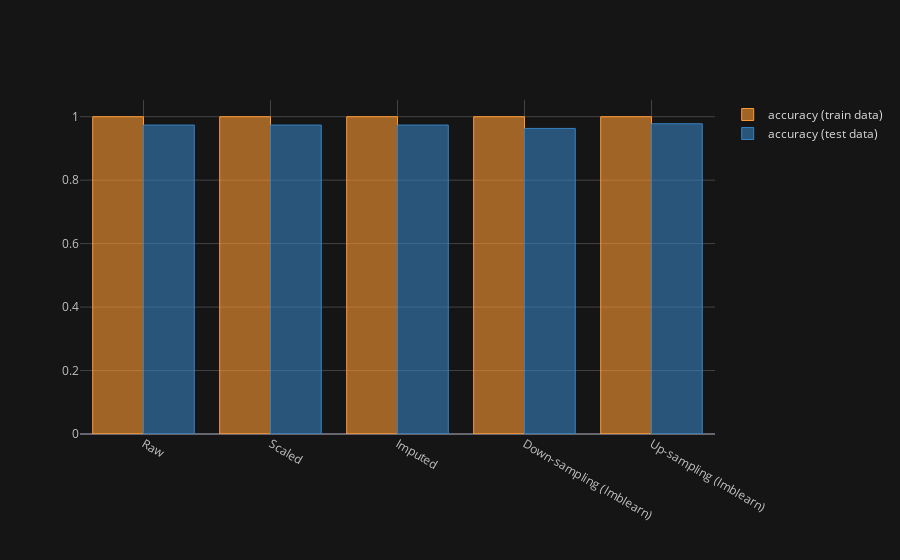

Notebook code for this chart:
### Code cell
from sklearn.tree import DecisionTreeClassifier

classifier = DecisionTreeClassifier()
compare_parameters(classifier)

### Figure 1 — Plotly figure (JSON) as saved in the notebook; plotly's stock layout.template omitted (floating-point values rounded to 4 significant figures)
{"data": [{"marker": {"color": "rgba(255, 153, 51, 0.6)", "line": {"color": "rgba(255, 153, 51, 1.0)", "width": 1}}, "name": "accuracy (train data)", "orientation": "v", "text": "", "x": ["Raw", "Scaled", "Imputed", "Down-sampling (Imblearn)", "Up-sampling (Imblearn)"], "y": [1.0, 1.0, 1.0, 1.0, 1.0], "type": "bar"}, {"marker": {"color": "rgba(55, 128, 191, 0.6)", "line": {"color": "rgba(55, 128, 191, 1.0)", "width": 1}}, "name": "accuracy (test data)", "orientation": "v", "text": "", "x": ["Raw", "Scaled", "Imputed", "Down-sampling (Imblearn)", "Up-sampling (Imblearn)"], "y": [0.9737, 0.9737, 0.9737, 0.963, 0.9778], "type": "bar"}], "layout": {"legend": {"bgcolor": "#151516", "font": {"color": "#D9D9D9"}}, "paper_bgcolor": "#151516", "plot_bgcolor": "#151516", "title": {"font": {"color": "#D9D9D9"}}, "xaxis": {"gridcolor": "#434343", "showgrid": true, "tickfont": {"color": "#C2C2C2"}, "title": {"font": {"color": "#D9D9D9"}, "text": ""}, "zerolinecolor": "#666570"}, "yaxis": {"gridcolor": "#434343", "showgrid": true, "tickfont": {"color": "#C2C2C2"}, "title": {"font": {"color": "#D9D9D9"}, "text": ""}, "zerolinecolor": "#666570"}}}
